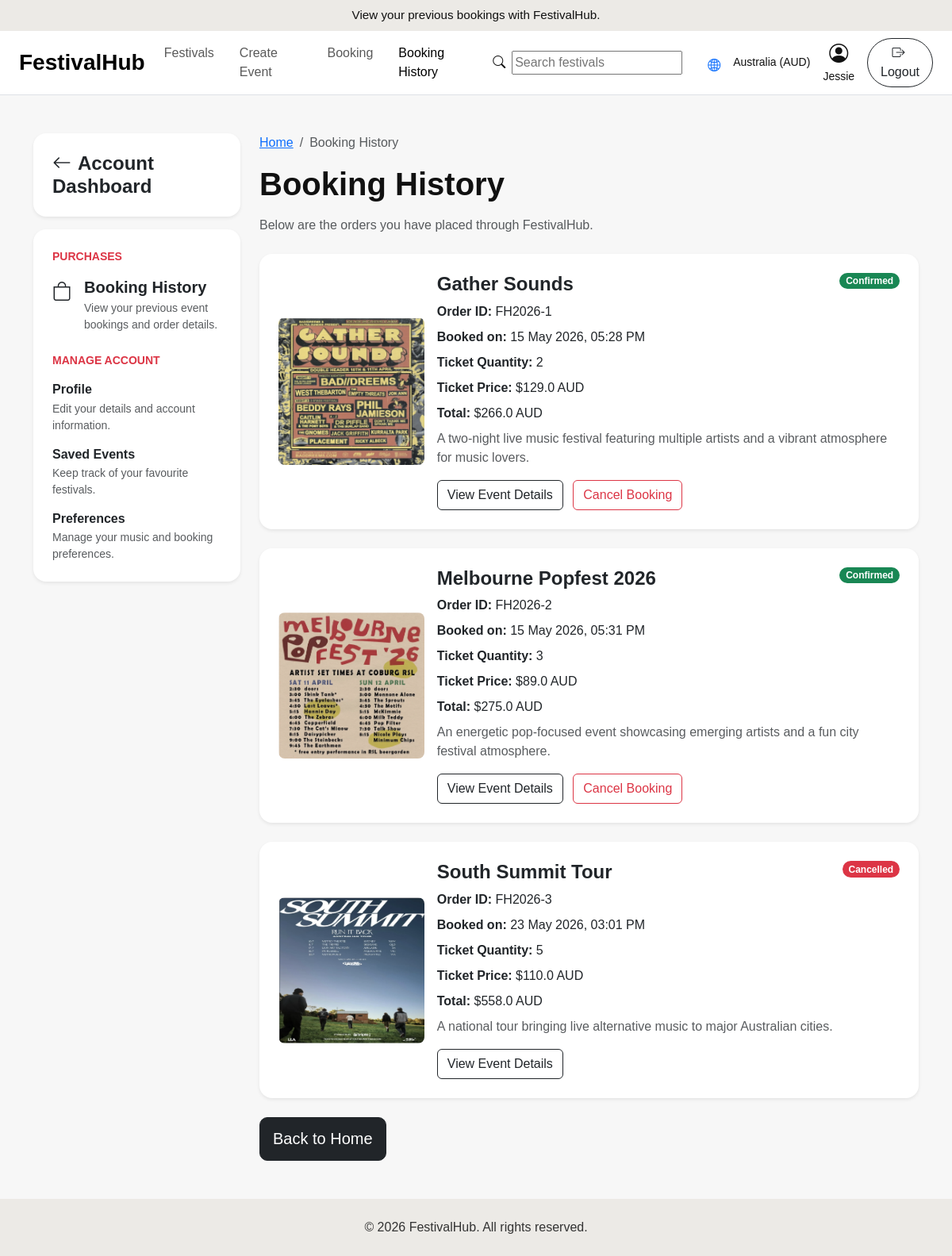
The app's page /bookings (signed in) with its own data.
### festivalhub/models.py (models this page shows, shortened)
class User(db.Model, UserMixin):
    __tablename__ = 'users'
    id = db.Column(db.Integer, primary_key=True)
    first_name = db.Column(db.String(80), nullable=False)
    last_name = db.Column(db.String(80), nullable=False)
    phone = db.Column(db.String(30), nullable=False)
    email = db.Column(db.String(120), unique=True, nullable=False)
    password = db.Column(db.String(255), nullable=False)
    street_address = db.Column(db.String(255), nullable=False)
    bookings = db.relationship(
        'Booking',
        backref='user',
        lazy=True,
        cascade='all, delete-orphan'
    )
    created_events = db.relationship(
        'Event',
        backref='creator',
        lazy=True
    )

class Booking(db.Model):
    __tablename__ = 'bookings'
    id = db.Column(db.Integer, primary_key=True)
    user_id = db.Column(
        db.Integer,
        db.ForeignKey('users.id'),
        nullable=False
    )
    event_id = db.Column(
        db.Integer,
        db.ForeignKey('events.id'),
        nullable=False
    )
    ticket_quantity = db.Column(db.Integer, nullable=False)
    ticket_price = db.Column(db.Float, nullable=False)
    booking_fee = db.Column(db.Float, default=0.0)
    total_price = db.Column(db.Float, nullable=False)
    status = db.Column(db.String(30), default='Confirmed')
    booking_date = db.Column(db.DateTime, default=datetime.utcnow)

class Event(db.Model):
    __tablename__ = 'events'
    id = db.Column(db.Integer, primary_key=True)
    creator_id = db.Column(
        db.Integer,
        db.ForeignKey('users.id'),
        nullable=True
    )
    name = db.Column(db.String(150), nullable=False)
    category = db.Column(db.String(80), nullable=False)
    date = db.Column(db.String(80), nullable=False)
    start_time = db.Column(db.String(50))
    end_time = db.Column(db.String(50))
    description = db.Column(db.Text, nullable=False)
    venue = db.Column(db.String(150), nullable=False)
    location = db.Column(db.String(150), nullable=False)
    artist_lineup = db.Column(db.Text)
    ticket_type = db.Column(db.String(80), default='General Admission')
    tickets_available = db.Column(db.Integer, default=0)
    price = db.Column(db.Float, default=0.0)
    status = db.Column(db.String(30), default='Open')
    image = db.Column(db.String(255))
    acknowledgement_type = db.Column(
        db.String(80),
        default='No Acknowledgement of Country'
    )
    traditional_custodians = db.Column(db.String(150))
    acknowledgement_statement = db.Column(db.Text)
    bookings = db.relationship(
        'Booking',
        backref='event',
        lazy=True,
        cascade='all, delete-orphan'
    )
    comments = db.relationship(
        'Comment',
        backref='event',
        lazy=True,
        cascade='all, delete-orphan'
    )

### festivalhub/views.py (the view)
@mainbp.route('/bookings')
def bookings():
    bookings = Booking.query.all()
    return render_template('booking-history.html', bookings=bookings)

### festivalhub/models.py (called while the page is built)
@login_manager.user_loader
def load_user(user_id):
    return User.query.get(int(user_id))

### festivalhub/templates/booking-history.html (shortened to what this page needs)
<!DOCTYPE html>
<html lang="en">
<head>
    <link href="https://cdn.jsdelivr.net/npm/bootstrap@5.3.3/dist/css/bootstrap.min.css" rel="stylesheet">
    <link rel="stylesheet" href="https://cdn.jsdelivr.net/npm/bootstrap-icons@1.11.3/font/bootstrap-icons.min.css">
    <link rel="stylesheet" href="{{ url_for('static', filename='style/style.css') }}">
</head>
<body>
    <div class="top-banner text-center py-2">
        View your previous bookings with FestivalHub.
    </div>
    <nav class="navbar navbar-expand-lg navbar-light bg-white border-bottom sticky-top">
        <div class="container-fluid px-4">
            <a class="navbar-brand fw-bold fs-3" href="/">FestivalHub</a>
            <div class="navbar-collapse">
                <ul class="navbar-nav mx-auto gap-lg-3">
                    <li class="nav-item"><a class="nav-link" href="/">Festivals</a></li>
                    <li class="nav-item"><a class="nav-link" href="/create">Create Event</a></li>
                    <li class="nav-item"><a class="nav-link" href="/booking">Booking</a></li>
                    <li class="nav-item"><a class="nav-link active" href="/bookings">Booking History</a></li>
                </ul>
                <div class="d-flex align-items-center gap-3 nav-right-group">
                    <div class="search-box d-flex align-items-center px-3">
                        <i class="bi bi-search me-2"></i>
                        <input type="text" placeholder="Search festivals">
                    </div>
                    <a href="#" class="icon-link"><i class="bi bi-globe2"></i></a>
                    <span class="small text-nowrap d-none d-md-inline">Australia (AUD)</span>
                    {% if current_user.is_authenticated %}
                    <div class="d-flex align-items-center gap-3">
                        <div class="text-center small">
                            <i class="bi bi-person-circle fs-4 d-block"></i>
                            <span>{{ current_user.first_name }}</span>
                        </div>
                        <a href="/logout" class="btn btn-outline-dark rounded-pill px-3">
                            <i class="bi bi-box-arrow-right me-1"></i>
                            Logout
                        </a>
                    </div>
                    {% else %}
                    <a href="/login" class="btn btn-outline-dark rounded-pill px-3">
                        <i class="bi bi-person-circle me-1"></i>
                        Login
                    </a>
                    {% endif %}
                </div>
            </div>
        </div>
    </nav>
    <section class="container py-5">
        <div class="row g-4">
            <div class="col-lg-3">
                <div class="card border-0 shadow-sm rounded-4 mb-3">
                    <div class="card-body p-4">
                        <h4 class="fw-bold mb-0">
                            <i class="bi bi-arrow-left me-2"></i>Account Dashboard
                        </h4>
                    </div>
                </div>
                <div class="card border-0 shadow-sm rounded-4">
                    <div class="card-body p-4">
                        <p class="text-uppercase text-danger fw-bold small mb-3">Purchases</p>
                        <div class="d-flex align-items-start mb-4">
                            <i class="bi bi-bag me-3 fs-4"></i>
                            <div>
                                <h5 class="fw-bold mb-1">Booking History</h5>
                                <p class="text-muted small mb-0">
                                    View your previous event bookings and order details.
                                </p>
                            </div>
                        </div>
                        <p class="text-uppercase text-danger fw-bold small mb-3 mt-4">Manage Account</p>
                        <div class="mb-3">
                            <h6 class="fw-bold mb-1">Profile</h6>
                            <p class="text-muted small mb-0">Edit your details and account information.</p>
                        </div>
                        <div class="mb-3">
                            <h6 class="fw-bold mb-1">Saved Events</h6>
                            <p class="text-muted small mb-0">Keep track of your favourite festivals.</p>
                        </div>
                        <div>
                            <h6 class="fw-bold mb-1">Preferences</h6>
                            <p class="text-muted small mb-0">Manage your music and booking preferences.</p>
                        </div>
                    </div>
                </div>
            </div>
            <div class="col-lg-9">
                <nav aria-label="breadcrumb" class="mb-3">
                    <ol class="breadcrumb">
                        <li class="breadcrumb-item"><a href="/">Home</a></li>
                        <li class="breadcrumb-item active" aria-current="page">Booking History</li>
                    </ol>
                </nav>
                <h1 class="fw-bold mb-3">Booking History</h1>
                <p class="text-muted mb-4">
                    Below are the orders you have placed through FestivalHub.
                </p>
                {% if bookings %}
                {% for booking in bookings %}
                <div class="card border-0 shadow-sm rounded-4 mb-4">
                    <div class="card-body p-3 p-md-4">
                        <div class="row align-items-center g-3">
                            <div class="col-md-3">
                                {% if booking.event.image %}
                                <img src="{{ url_for('static', filename='img/' + booking.event.image) }}"
                                    class="img-fluid rounded-3" alt="{{ booking.event.name }} Poster">
                                {% endif %}
                            </div>
                            <div class="col-md-9">
                                <div class="d-flex justify-content-between flex-wrap gap-2">
                                    <h4 class="fw-bold mb-2">
                                        {{ booking.event.name }}
                                    </h4>
                                    {% if booking.status == 'Cancelled' %}
                                    <span class="badge rounded-pill text-bg-danger align-self-start">
                                        Cancelled
                                    </span>
                                    {% else %}
                                    <span class="badge rounded-pill text-bg-success align-self-start">
                                        Confirmed
                                    </span>
                                    {% endif %}
                                </div>
                                <p class="mb-2">
                                    <strong>Order ID:</strong> FH2026-{{ booking.id }}
                                </p>
                                <p class="mb-2">
                                    <strong>Booked on:</strong>
                                    {{ booking.booking_date.strftime('%d %B %Y, %I:%M %p') }}
                                </p>
                                <p class="mb-2">
                                    <strong>Ticket Quantity:</strong> {{ booking.ticket_quantity }}
                                </p>
                                <p class="mb-2">
                                    <strong>Ticket Price:</strong> ${{ booking.ticket_price }} AUD
                                </p>
                                <p class="mb-2">
                                    <strong>Total:</strong> ${{ booking.total_price }} AUD
                                </p>
                                <p class="text-muted mb-3">
                                    {{ booking.event.description }}
                                </p>
                                <a href="{{ url_for('main.details', event_id=booking.event.id) }}"
                                    class="btn btn-outline-dark">
                                    View Event Details
                                </a>
                                {% if booking.status != 'Cancelled' %}
                                <form method="POST" action="{{ url_for('main.cancel_booking', booking_id=booking.id) }}"
                                    class="d-inline">
                                    <button type="submit" class="btn btn-outline-danger ms-2">
                                        Cancel Booking
                                    </button>
                                </form>
                                {% endif %}
                            </div>
                        </div>
                    </div>
                </div>
                {% endfor %}
                {% endif %}
                <div class="mt-4">
                    <a href="/" class="btn btn-dark btn-lg">Back to Home</a>
                </div>
            </div>
        </div>
    </section>
    <footer class="footer-section py-4 text-center">
        <p class="mb-0">© 2026 FestivalHub. All rights reserved.</p>
    </footer>
</body>
</html>

### festivalhub/static/style/style.css (style rules this page uses)
body { font-family: Arial, sans-serif; background-color: #f7f7f7; color: #111; margin: 0; padding: 0; }
.top-banner { background-color: #eceae6; font-size: 0.95rem; font-weight: 500; }
.card-body { padding: 1.1rem; }
.badge { font-size: 0.75rem; font-weight: 600; }
.btn-dark { border-radius: 10px; padding-top: 0.7rem; padding-bottom: 0.7rem; }
.footer-section { background-color: #eceae6; color: #333; }

### records on screen
User: first_name "Jessie"
Booking: name (picture), event.name "Gather Sounds", status "Confirmed", id "1", booking_date "15 May 2026, 05:28 PM", ticket_quantity "2", ticket_price "129.0", total_price "266.0", event.description "A two-night live music festival featuring multiple artists and a vibrant atmosphere for music lovers."
Booking: image (picture), event.name "Melbourne Popfest 2026", status "Confirmed", id "2", booking_date "15 May 2026, 05:31 PM", ticket_quantity "3", ticket_price "89.0", total_price "275.0", event.description "An energetic pop-focused event showcasing emerging artists and a fun city festival atmosphere."
Booking: image (picture), event.name "South Summit Tour", status "Cancelled", id "3", booking_date "23 May 2026, 03:01 PM", ticket_quantity "5", ticket_price "110.0", total_price "558.0", event.description "A national tour bringing live alternative music to major Australian cities."
